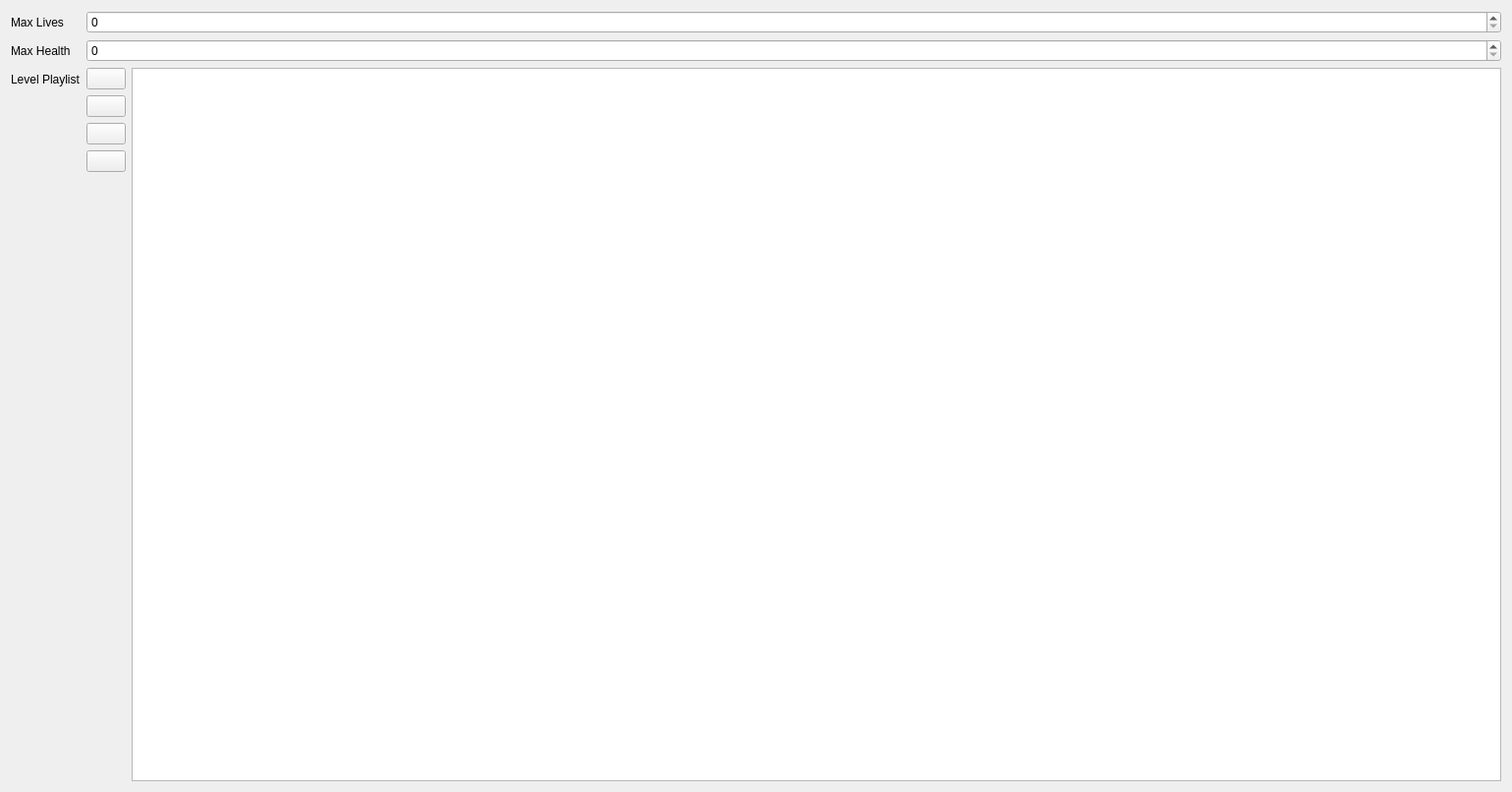
<?xml version="1.0" encoding="UTF-8"?>
<ui version="4.0">
 <class>pageGameSettings</class>
 <widget class="QWidget" name="pageGameSettings">
  <property name="geometry">
   <rect>
    <x>0</x>
    <y>0</y>
    <width>1539</width>
    <height>806</height>
   </rect>
  </property>
  <property name="windowTitle">
   <string>Form</string>
  </property>
  <layout class="QFormLayout" name="formLayout">
   <item row="0" column="0">
    <widget class="QLabel" name="label_4">
     <property name="text">
      <string>Max Lives</string>
     </property>
    </widget>
   </item>
   <item row="0" column="1">
    <widget class="QSpinBox" name="sbMaxLives"/>
   </item>
   <item row="1" column="0">
    <widget class="QLabel" name="label_5">
     <property name="text">
      <string>Max Health</string>
     </property>
    </widget>
   </item>
   <item row="1" column="1">
    <widget class="QSpinBox" name="sbMaxHealth"/>
   </item>
   <item row="2" column="0">
    <widget class="QLabel" name="label">
     <property name="text">
      <string>Level Playlist</string>
     </property>
    </widget>
   </item>
   <item row="2" column="1">
    <layout class="QHBoxLayout" name="horizontalLayout_2">
     <item>
      <layout class="QVBoxLayout" name="verticalLayout_2">
       <item>
        <widget class="QPushButton" name="btnAddLevel">
         <property name="text">
          <string/>
         </property>
         <property name="icon">
          <iconset theme="QIcon::ThemeIcon::ListAdd"/>
         </property>
        </widget>
       </item>
       <item>
        <widget class="QPushButton" name="btnRemoveLevel">
         <property name="text">
          <string/>
         </property>
         <property name="icon">
          <iconset theme="QIcon::ThemeIcon::ListRemove"/>
         </property>
        </widget>
       </item>
       <item>
        <widget class="QPushButton" name="btnMoveLevelUp">
         <property name="text">
          <string/>
         </property>
         <property name="icon">
          <iconset theme="QIcon::ThemeIcon::GoUp"/>
         </property>
        </widget>
       </item>
       <item>
        <widget class="QPushButton" name="btnMoveLevelDown">
         <property name="text">
          <string/>
         </property>
         <property name="icon">
          <iconset theme="QIcon::ThemeIcon::GoDown"/>
         </property>
        </widget>
       </item>
       <item>
        <spacer name="verticalSpacer">
         <property name="orientation">
          <enum>Qt::Orientation::Vertical</enum>
         </property>
         <property name="sizeHint" stdset="0">
          <size>
           <width>20</width>
           <height>40</height>
          </size>
         </property>
        </spacer>
       </item>
      </layout>
     </item>
     <item>
      <widget class="QListView" name="lvLevelPlaylist"/>
     </item>
    </layout>
   </item>
  </layout>
 </widget>
 <resources/>
 <connections/>
</ui>
